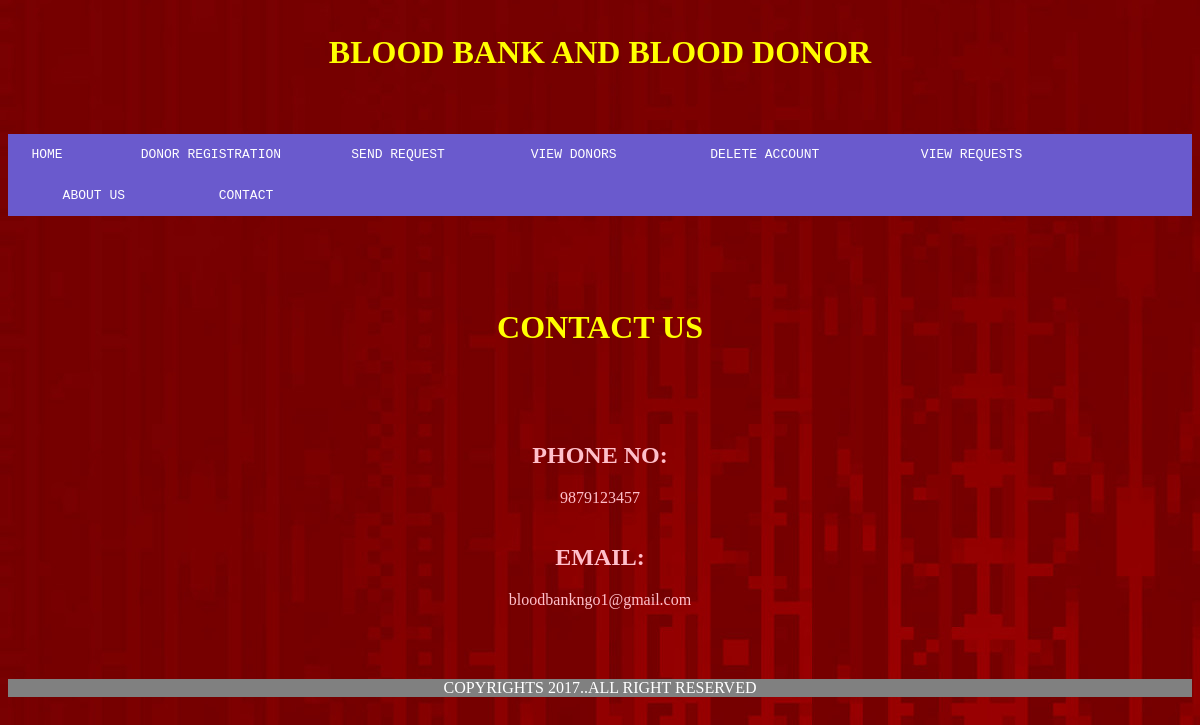
The app's page /contact.php, older data.
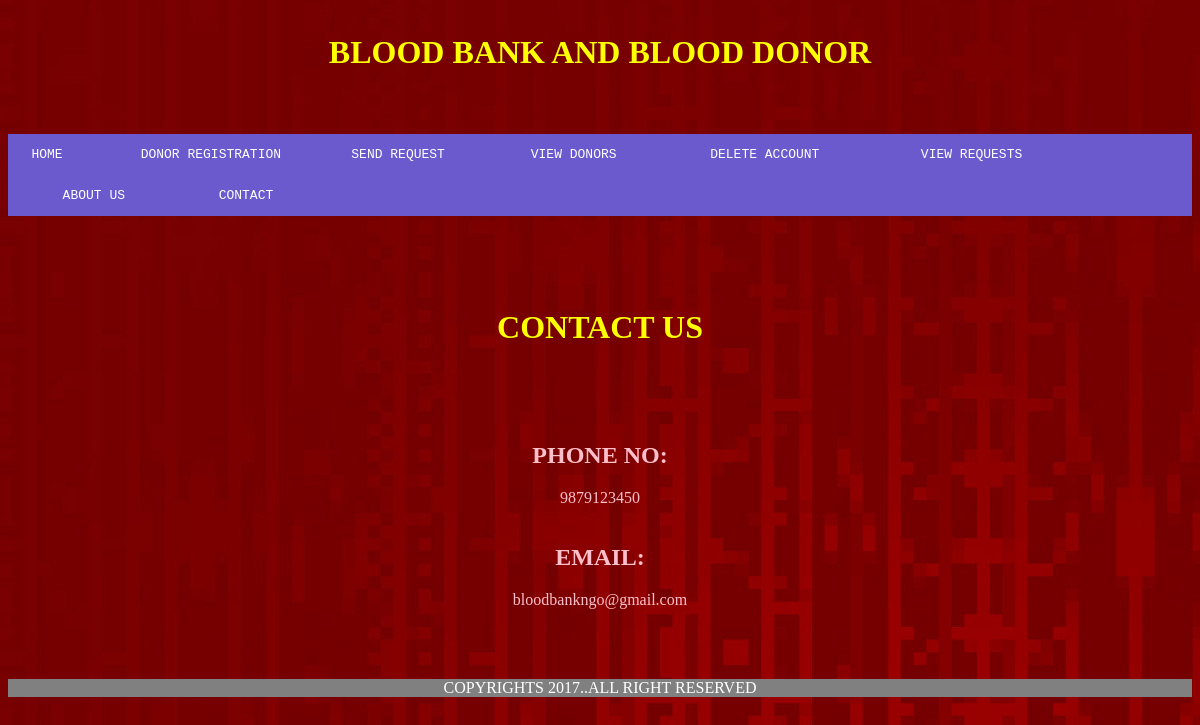
The same page, newer data.
### tables this page shows
CREATE TABLE `contact2` (
  `phoneno` varchar(10) NOT NULL,
  `email` varchar(100) NOT NULL
);

### contact.php (the view, shortened to what this page needs)
<html>
<head>
<link rel="stylesheet" type="text/css" href="style1.css">
</head>
<body background="bb.jpg">
<header><h1>BLOOD BANK AND BLOOD DONOR</h1></header><br><br>
<nav>
<ul>
<li><a href="home.php"><pre>   HOME     </pre>
<li><a href="donor.php"><pre>     DONOR REGISTRATION     </pre>
<li><a href="request.php"><pre>    SEND REQUEST     </pre>
<li><a href="donorlist.php"><pre>      VIEW DONORS        </pre>
<li><a href="delete.php"><pre>    DELETE ACCOUNT        </pre>
<li><a href="requestlist.php"><pre>     VIEW REQUESTS     </pre>
<li><a href="about.php"><pre>       ABOUT US      </pre>
<li><a href="contact.php"><pre>      CONTACT      </pre></a>
</ul>
</nav><br><br>
<font color="pink">
<center>
<br>
<br>
<h1>CONTACT US</h1>
<h2>
<br><br>
<?php
	$link=mysqli_connect("localhost","root","");
	mysqli_select_db($link,"bloodbank");
	$res=mysqli_query($link,"select * from  contact2");
	$row=mysqli_fetch_array($res)
	?>
	<h2>PHONE NO: </h2>
	<?php
		echo $row['phoneno'];
		?>
		<br><br>
	<h2>EMAIL: </h2>
	<?php
	    echo $row['email'];
?>
</h2>
<br><br><br>
<br>
<footer>
<P>COPYRIGHTS 2017..ALL RIGHT RESERVED</p>
</center>
</body>
</html>

Row changes from the older to the newer data that the page shows:
removed contact2: phoneno "9879123457", email "bloodbankngo1@gmail.com"
added contact2: phoneno "9879123450", email "bloodbankngo@gmail.com"
